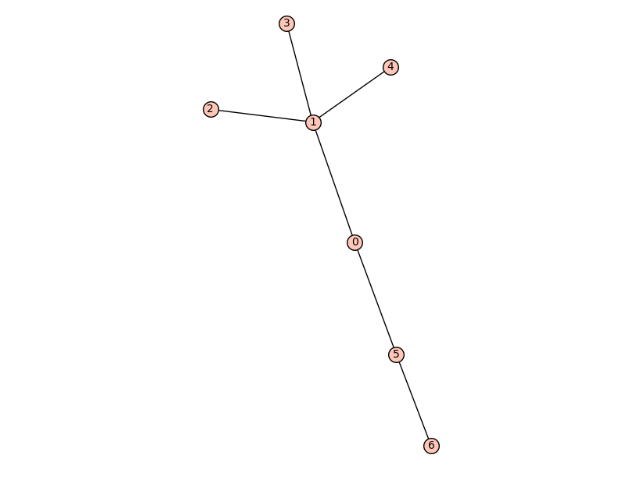

Recreate this plot in Python.
g = Graph({0:[1,2], 2:[3], 4:[0,1]})
g.graphplot(save_pos=True, layout='circular') # indirect doctest
T = list(graphs.trees(7))
t = T[3]
P = t.plot(heights={0:[0], 1:[4,5,1], 2:[2], 3:[3,6]})
sphinx_plot(P)
